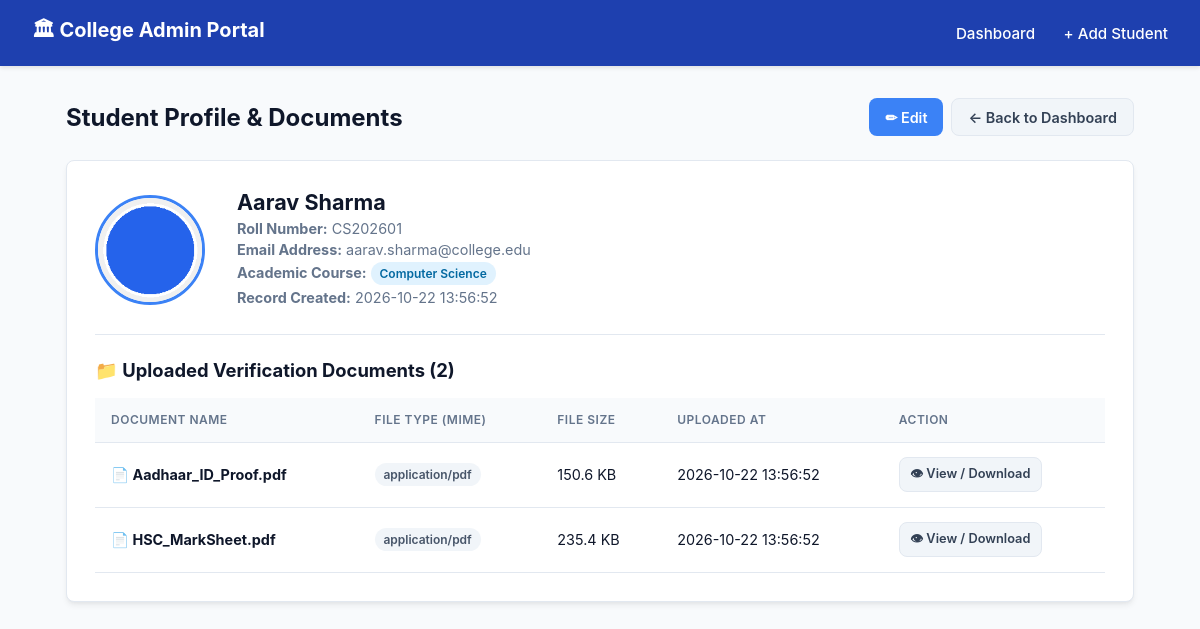
Page /q2_php_admin/view_student.php?id=1 on the committed database.
### tables this page shows
CREATE TABLE students (
    id INT AUTO_INCREMENT PRIMARY KEY,
    name VARCHAR(100) NOT NULL,
    roll_no VARCHAR(50) NOT NULL UNIQUE,
    email VARCHAR(100) NOT NULL,
    course VARCHAR(50) NOT NULL,
    photo VARCHAR(255) DEFAULT 'default_avatar.png',
    created_at TIMESTAMP DEFAULT CURRENT_TIMESTAMP
);

CREATE TABLE student_documents (
    id INT AUTO_INCREMENT PRIMARY KEY,
    student_id INT NOT NULL,
    file_name VARCHAR(255) NOT NULL,
    file_path VARCHAR(255) NOT NULL,
    file_type VARCHAR(50) NOT NULL,
    file_size INT NOT NULL,  
    upload_date TIMESTAMP DEFAULT CURRENT_TIMESTAMP,
    CONSTRAINT fk_student_doc
        FOREIGN KEY (student_id) REFERENCES students(id)
        ON DELETE CASCADE
);

### q2_php_admin/config.php (called while the page is built, shortened)
<?php
function e($str) {
    return htmlspecialchars($str ?? '', ENT_QUOTES, 'UTF-8');
}
?>

### q2_php_admin/view_student.php (the view, shortened to what this page needs)
<?php
require_once __DIR__ . '/config.php';
$studentId = isset($_GET['id']) ? (int)$_GET['id'] : 0;
$stmt = $pdo->prepare("SELECT * FROM students WHERE id = ?");
$stmt->execute([$studentId]);
$student = $stmt->fetch();
$docStmt = $pdo->prepare("SELECT * FROM student_documents WHERE student_id = ? ORDER BY upload_date DESC");
$docStmt->execute([$studentId]);
$documents = $docStmt->fetchAll();
?>
<!DOCTYPE html>
<html lang="en">
<head>
  <link rel="stylesheet" href="style.css">
</head>
<body>
  <nav class="navbar">
    <div class="nav-brand">🏛 College Admin Portal</div>
    <div class="nav-links">
      <a href="index.php">Dashboard</a>
      <a href="add_student.php">+ Add Student</a>
    </div>
  </nav>
  <div class="container">
    <div class="page-header">
      <h2>Student Profile & Documents</h2>
      <div style="display: flex; gap: 0.5rem;">
        <a href="edit_student.php?id=<?= $student['id'] ?>" class="btn btn-primary">✏ Edit</a>
        <a href="index.php" class="btn btn-secondary">← Back to Dashboard</a>
      </div>
    </div>
    <div class="card">
      <div class="profile-card">
        <?php
          $photoPath = !empty($student['photo']) && file_exists(UPLOAD_DIR . $student['photo'])
                      ? 'uploads/' . e($student['photo'])
                      : 'uploads/default_avatar.png';
        ?>
        <img src="<?= $photoPath ?>" alt="Student Photo" class="profile-large-avatar">
        <div class="profile-info">
          <h3><?= e($student['name']) ?></h3>
          <p><strong>Roll Number:</strong> <?= e($student['roll_no']) ?></p>
          <p><strong>Email Address:</strong> <?= e($student['email']) ?></p>
          <p><strong>Academic Course:</strong> <span class="badge"><?= e($student['course']) ?></span></p>
          <p><strong>Record Created:</strong> <?= e($student['created_at']) ?></p>
        </div>
      </div>
      <h3 style="margin-top: 1.5rem; margin-bottom: 1rem; font-size: 1.15rem;">
        📁 Uploaded Verification Documents (<?= count($documents) ?>)
      </h3>
      <?php if (empty($documents)): ?>
        <p style="color: var(--text-muted); padding: 1rem; background-color: #f8fafc; border-radius: var(--radius);">
          No verification documents uploaded for this student yet.
        </p>
      <?php else: ?>
        <div class="table-responsive">
          <table>
            <thead>
              <tr>
                <th>Document Name</th>
                <th>File Type (MIME)</th>
                <th>File Size</th>
                <th>Uploaded At</th>
                <th>Action</th>
              </tr>
            </thead>
            <tbody>
              <?php foreach ($documents as $doc): ?>
                <tr>
                  <td>
                    <strong>📄 <?= e($doc['file_name']) ?></strong>
                  </td>
                  <td><span class="badge" style="background:#f1f5f9; color:#475569;"><?= e($doc['file_type']) ?></span></td>
                  <td><?= round($doc['file_size'] / 1024, 1) ?> KB</td>
                  <td><?= e($doc['upload_date']) ?></td>
                  <td>
                    <a href="<?= e($doc['file_path']) ?>" target="_blank" class="btn btn-secondary btn-sm">
                      👁 View / Download
                    </a>
                  </td>
                </tr>
              <?php endforeach; ?>
            </tbody>
          </table>
        </div>
      <?php endif; ?>
    </div>
  </div>
</body>
</html>

### q2_php_admin/style.css (style rules this page uses)
:root { --primary: #1e40af; --primary-hover: #1d4ed8; --accent: #3b82f6; --bg-main: #f8fafc; --card-bg: #ffffff; --text-dark: #0f172a; --text-muted: #64748b; --border: #e2e8f0; --success: #15803d; --success-bg: #dcfce7; --danger: #b91c1c; --danger-bg: #fee2e2; --radius: 8px; --shadow: 0 4px 6px -1px rgba(0, 0, 0, 0.07), 0 2px 4px -2px rgba(0, 0, 0, 0.05); }
* { box-sizing: border-box; margin: 0; padding: 0; font-family: -apple-system, BlinkMacSystemFont, "Segoe UI", Roboto, Helvetica, Arial, sans-serif; }
body { background-color: var(--bg-main); color: var(--text-dark); min-height: 100vh; }
.navbar { background-color: var(--primary); color: #ffffff; padding: 1rem 2rem; display: flex; justify-content: space-between; align-items: center; box-shadow: 0 2px 4px rgba(0,0,0,0.1); }
.nav-brand { font-size: 1.25rem; font-weight: 700; display: flex; align-items: center; gap: 0.5rem; }
.nav-links a { color: #ffffff; text-decoration: none; font-weight: 500; font-size: 0.95rem; margin-left: 1.5rem; transition: opacity 0.2s; }
.container { max-width: 1100px; margin: 2rem auto; padding: 0 1rem; }
.page-header { display: flex; justify-content: space-between; align-items: center; margin-bottom: 1.5rem; }
.page-header h2 { font-size: 1.5rem; color: var(--text-dark); }
.card { background-color: var(--card-bg); border-radius: var(--radius); border: 1px solid var(--border); box-shadow: var(--shadow); padding: 1.75rem; margin-bottom: 2rem; }
.btn { display: inline-flex; align-items: center; gap: 0.4rem; padding: 0.6rem 1rem; font-size: 0.9rem; font-weight: 600; border-radius: var(--radius); text-decoration: none; cursor: pointer; border: none; transition: background-color 0.2s; }
.btn-primary { background-color: var(--accent); color: #ffffff; }
.btn-secondary { background-color: #f1f5f9; color: #334155; border: 1px solid var(--border); }
.btn-sm { padding: 0.35rem 0.65rem; font-size: 0.8rem; }
.table-responsive { overflow-x: auto; }
table { width: 100%; border-collapse: collapse; text-align: left; }
th, td { padding: 0.9rem 1rem; border-bottom: 1px solid var(--border); font-size: 0.9rem; vertical-align: middle; }
th { background-color: #f8fafc; color: var(--text-muted); font-weight: 600; text-transform: uppercase; font-size: 0.75rem; letter-spacing: 0.5px; }
.badge { display: inline-block; padding: 0.25rem 0.55rem; border-radius: 999px; font-size: 0.75rem; font-weight: 600; background-color: #e0f2fe; color: #0369a1; }
.profile-card { display: flex; gap: 2rem; align-items: center; padding-bottom: 1.5rem; border-bottom: 1px solid var(--border); margin-bottom: 1.5rem; }
.profile-large-avatar { width: 110px; height: 110px; border-radius: 50%; object-fit: cover; border: 3px solid var(--accent); }
.profile-info h3 { font-size: 1.35rem; margin-bottom: 0.3rem; }
.profile-info p { color: var(--text-muted); font-size: 0.9rem; margin-bottom: 0.25rem; }

### rows in the picture
students: photo (picture), name "Aarav Sharma", roll_no "CS202601", email "aarav.sharma@college.edu", course "Computer Science", created_at "2026-10-22 13:56:52"
student_documents: file_name "Aadhaar_ID_Proof.pdf", file_type "application/pdf", $doc['file_size']/1024 "150.6", upload_date "2026-10-22 13:56:52"
student_documents: file_name "HSC_MarkSheet.pdf", file_type "application/pdf", $doc['file_size']/1024 "235.4", upload_date "2026-10-22 13:56:52"

### other values in the picture
count($documents) "2"
